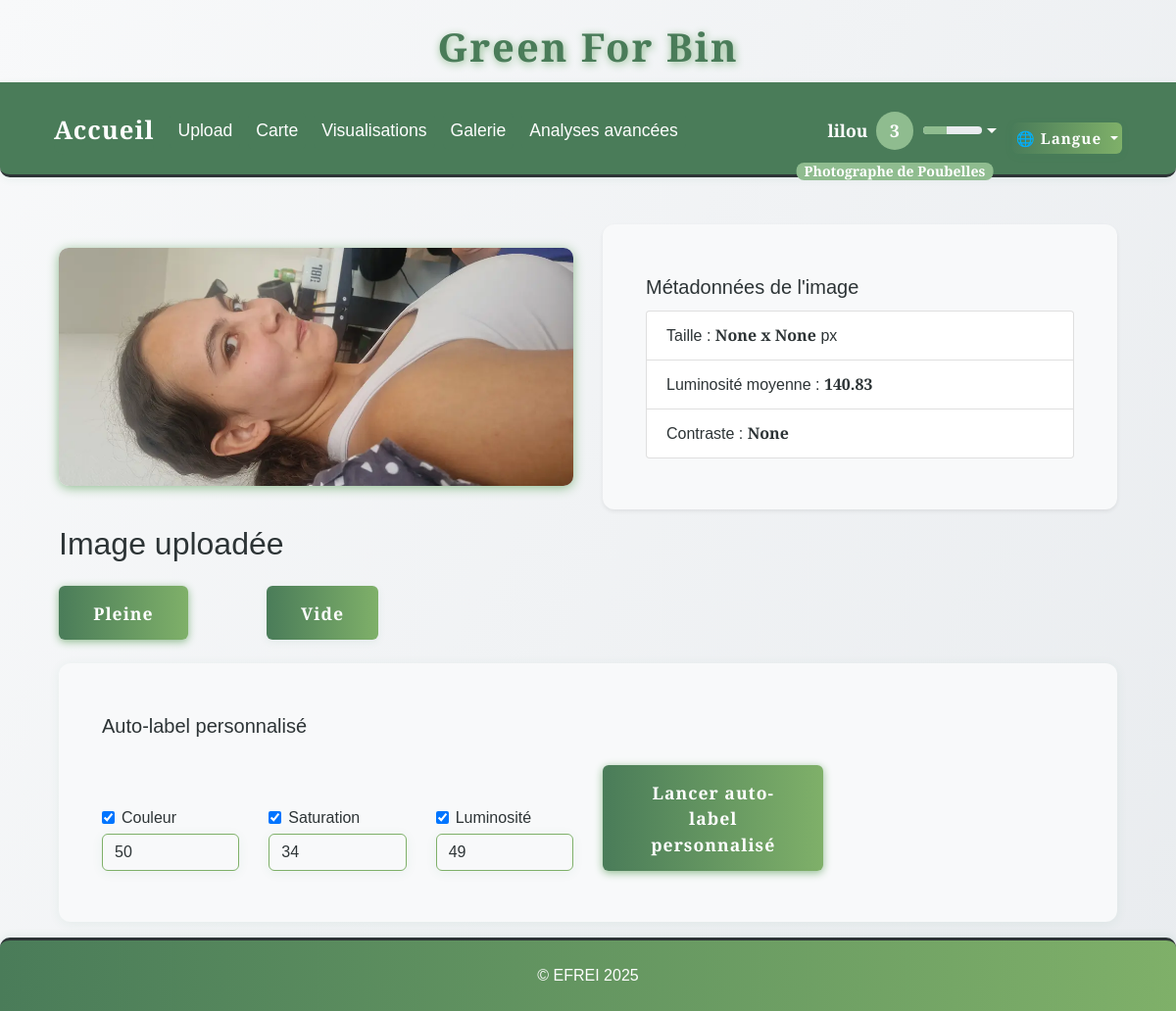
The page /annotate/17519854666593844085226176665085.jpg (signed in) on the database as committed earlier.
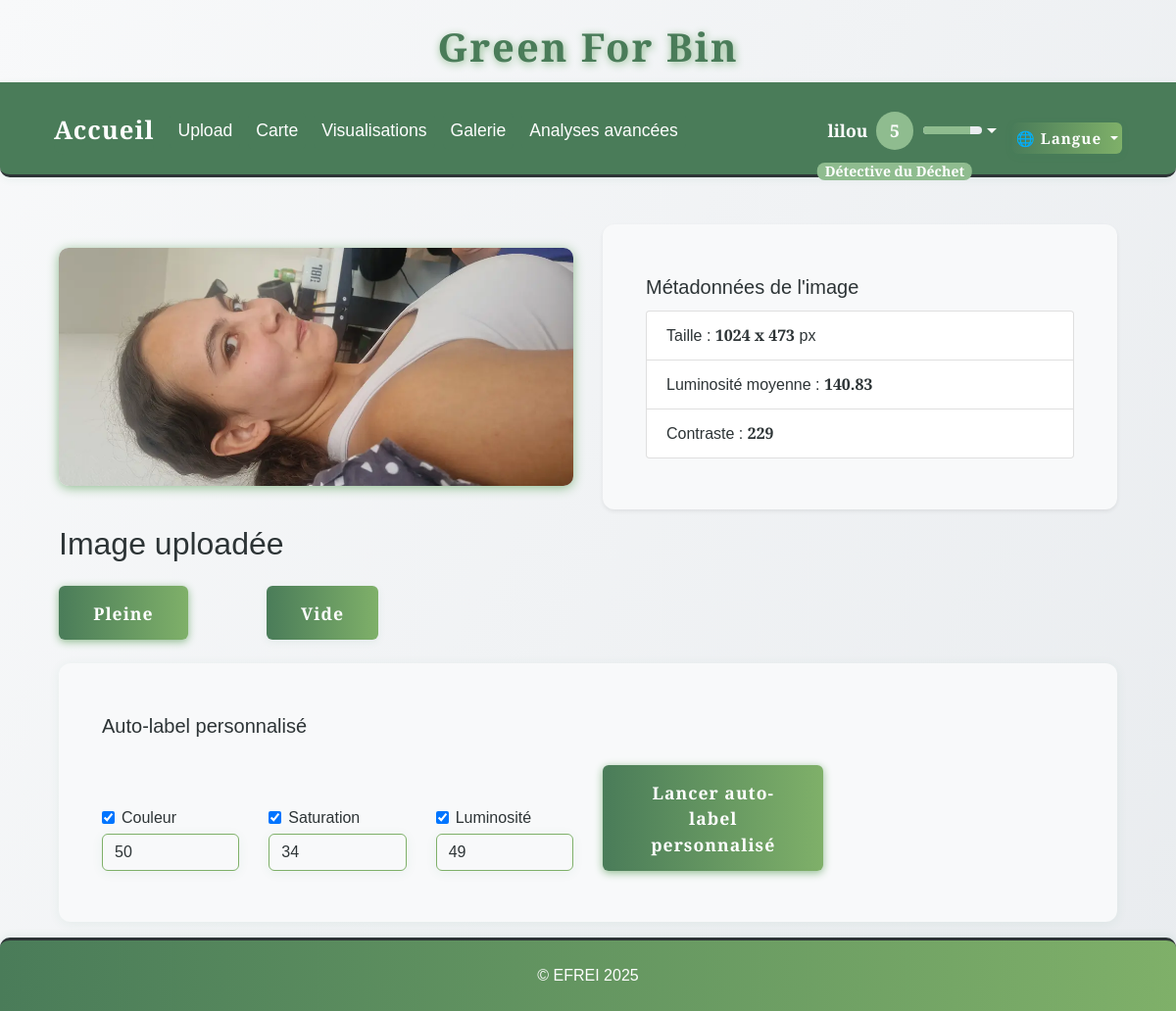
The same page on the database as committed later.
### tables this page shows
CREATE TABLE images (
                id INTEGER PRIMARY KEY AUTOINCREMENT,
                filename TEXT,
                upload_date TEXT,
                annotation TEXT,
                width INTEGER,
                height INTEGER,
                file_size INTEGER,
                avg_color TEXT,
                hist_rgb TEXT,
                hist_lum TEXT,
                contrast INTEGER,
                contour_count INTEGER,
                localisation TEXT
            , std_h REAL, std_s REAL, std_v REAL);

### app.py (the view, shortened to what this page needs)
@app.route('/annotate/<filename>', methods=['GET', 'POST'])
@login_required
def annotate(filename):
    auto_label = request.args.get('auto_label')
    custom_auto_label_result = None
    with sqlite3.connect(DB_PATH) as conn:
        c = conn.cursor()
        c.execute('''
            SELECT width, height, contrast
            FROM images
            WHERE filename = ?
        ''', (filename,))
        row = c.fetchone()
        if row:
            width, height, contrast = row
        else:
            width, height, contrast = None, None, None
    image_path = os.path.join(app.config['UPLOAD_FOLDER'], filename)
    luminosity = None
    try:
        img = Image.open(image_path).convert('L')
        np_img = np.array(img)
        luminosity = round(float(np.mean(np_img)), 2)
    except Exception as e:
        print(f"[ANNOTATE] Erreur calcul luminosité : {e}")
    metadata = {
        'width': width,
        'height': height,
        'contrast': contrast,
        'luminosity': luminosity
    }
    return render_template('annotate.html', filename=filename, auto_label=auto_label, metadata=metadata, custom_auto_label_result=custom_auto_label_result)

### app.py (called while the page is built)
def get_locale():
    return session.get('lang', request.accept_languages.best_match(['en', 'fr']))

@app.context_processor
def inject_locale():
    return dict(get_locale=get_locale)

@app.context_processor
def inject_user_level():
    def user_level():
        if 'user_id' in session:
            try:
                with sqlite3.connect(DB_PATH) as conn:
                    c = conn.cursor()
                    c.execute("SELECT xp FROM users WHERE id = ?", (session['user_id'],))
                    row = c.fetchone()
                    xp = row[0] if row and row[0] is not None else 0
                return get_user_level(xp)
            except Exception as e:
                print(f"[USER LEVEL] {e}")
        return get_user_level(0)
    return dict(user_level=user_level)

def login_required(f):
    @wraps(f)
    def decorated_function(*args, **kwargs):
        if 'user_id' not in session:
            flash(_('Vous devez être connecté pour accéder à cette page.'), 'error')
            return redirect(url_for('login'))
        return f(*args, **kwargs)
    return decorated_function

### templates/annotate.html (shortened to what this page needs)
<!DOCTYPE html>
{% extends "base.html" %}
{% block content %}
<div class="container mt-4">
    <div class="row align-items-center">
        <div class="col-md-6 text-center">
            <img src="{{ url_for('static', filename='uploads/' ~ filename.rsplit('.', 1)[0] ~ '.webp') }}" alt="{{ _('Image à annoter') }}" class="img-fluid mb-3" style="max-height:350px;" loading="lazy">
        </div>
        <div class="col-md-6">
            <div class="card bg-creme shadow-sm mb-3">
                <div class="card-body">
                    <h5 class="card-title">{{ _("Métadonnées de l'image") }}</h5>
                    <ul class="list-group">
                        <li class="list-group-item">{{ _('Taille') }} : <b>{{ metadata.width }} x {{ metadata.height }}</b> px</li>
                        <li class="list-group-item">{{ _('Luminosité moyenne') }} : <b>{{ metadata.luminosity }}</b></li>
                        <li class="list-group-item">{{ _('Contraste') }} : <b>{{ metadata.contrast }}</b></li>
                    </ul>
                </div>
            </div>
        </div>
    </div>
    <h2>{{ _('Image uploadée') }}</h2>
    <form method="POST" class="d-flex gap-3 mb-4">
        <button type="submit" name="annotation" value="pleine" class="btn btn-success btn-lg" style="margin-right:2.5rem;">{{ _('Pleine') }}</button>
        <button type="submit" name="annotation" value="vide" class="btn btn-outline-success btn-lg" style="margin-left:2.5rem;">{{ _('Vide') }}</button>
    </form>
    <div class="card mb-3">
        <div class="card-body">
            <h5 class="card-title">{{ _('Auto-label personnalisé') }}</h5>
            <form method="POST" class="row g-3 align-items-end">
                <div class="col-md-2">
                    <div class="form-check">
                        <input class="form-check-input" type="checkbox" name="use_std_h" id="use_std_h" checked>
                        <label class="form-check-label" for="use_std_h">Couleur</label>
                    </div>
                    <input type="number" step="any" class="form-control mt-1" name="seuil_h" id="seuil_h" placeholder="Seuil H (ex: 50)" value="50">
                </div>
                <div class="col-md-2">
                    <div class="form-check">
                        <input class="form-check-input" type="checkbox" name="use_std_s" id="use_std_s" checked>
                        <label class="form-check-label" for="use_std_s">Saturation</label>
                    </div>
                    <input type="number" step="any" class="form-control mt-1" name="seuil_s" id="seuil_s" placeholder="Seuil S (ex: 34)" value="34">
                </div>
                <div class="col-md-2">
                    <div class="form-check">
                        <input class="form-check-input" type="checkbox" name="use_std_v" id="use_std_v" checked>
                        <label class="form-check-label" for="use_std_v">Luminosité</label>
                    </div>
                    <input type="number" step="any" class="form-control mt-1" name="seuil_v" id="seuil_v" placeholder="Seuil V (ex: 49)" value="49">
                </div>
                <div class="col-md-3">
                    <button type="submit" name="custom_auto_label" value="1" class="btn btn-primary">{{ _('Lancer auto-label personnalisé') }}</button>
                </div>
            </form>
        </div>
    </div>
</div>
{% endblock %}

### templates/base.html (shortened to what the changed rows need)
<!DOCTYPE html>
<html lang="{{ get_locale() }}">
<head>
    <link href="https://cdn.jsdelivr.net/npm/bootstrap@4.6.2/dist/css/bootstrap.min.css" rel="stylesheet">
    <link href="{{ url_for('static', filename='css/style.css') }}" rel="stylesheet">
    <link href="{{ url_for('static', filename='css/greenforbin.css') }}" rel="stylesheet">
</head>
<body>
    <header>
        <h1>{{ _('Green For Bin') }}</h1>
        <nav class="navbar navbar-expand-lg navbar-dark bg-dark">
            <div class="container-fluid">
                <div class="collapse navbar-collapse" id="navbarNav">
                    <ul class="navbar-nav ml-auto" style="margin-left:auto;">
                    <div class="d-flex align-items-center ml-auto" style="margin-left:auto;">
                        {% if session.get('user_id') %}
                            <li class="nav-item dropdown">
                                <a class="nav-link dropdown-toggle d-flex align-items-center" href="#" id="userDropdown" role="button" data-toggle="dropdown" aria-haspopup="true" aria-expanded="false" style="font-weight:bold; color: var(--cream) !important;">
                                    {{ session.get('username') }}
                                    {% set lvl = user_level() %}
                                    <span class="badge badge-pill ml-2" style="background: #8fbc8f; color: #fff; font-size: 1em; min-width:2.2em; height:2.2em; display:flex; align-items:center; justify-content:center; border-radius:50%; position:relative;">
                                        {{ lvl.level }}
                                        <span style="position:absolute; bottom:-2.2em; left:50%; transform:translateX(-50%); font-size:0.8em; color:#fff; white-space:nowrap; background:#8fbc8f; border-radius:8px; padding:2px 8px;">{{ _(lvl.title) }}</span>
                                    </span>
                                    <div style="width:60px; height:8px; background:#e9ecef; border-radius:4px; margin-left:10px; overflow:hidden; position:relative;">
                                        <div style="width:{{ lvl.progress }}%; height:100%; background:#8fbc8f;"></div>
                                    </div>
                                </a>
                            </li>
                        {% endif %}
                    </ul>
                    </div>
                </div>
        </nav>
    </header>
    <div class="container mt-4">
        {% block content %}{% endblock %}
    </div>
</body>
</html>

Rows that differ between the two databases and show on the page:
added images: width "1024", height "473", contrast "229"
Other text that changed with them:
{{ lvl.level }}: "3" → "5"
{{ lvl.progress }}: 40 → 80 (drawn)
{{ metadata.width }}: "None" → (not shown)
{{ metadata.height }}: "None" → (not shown)
{{ metadata.contrast }}: "None" → (not shown)
text no longer shown: "Photographe de Poubelles"
text now shown: "Détective du Déchet"
